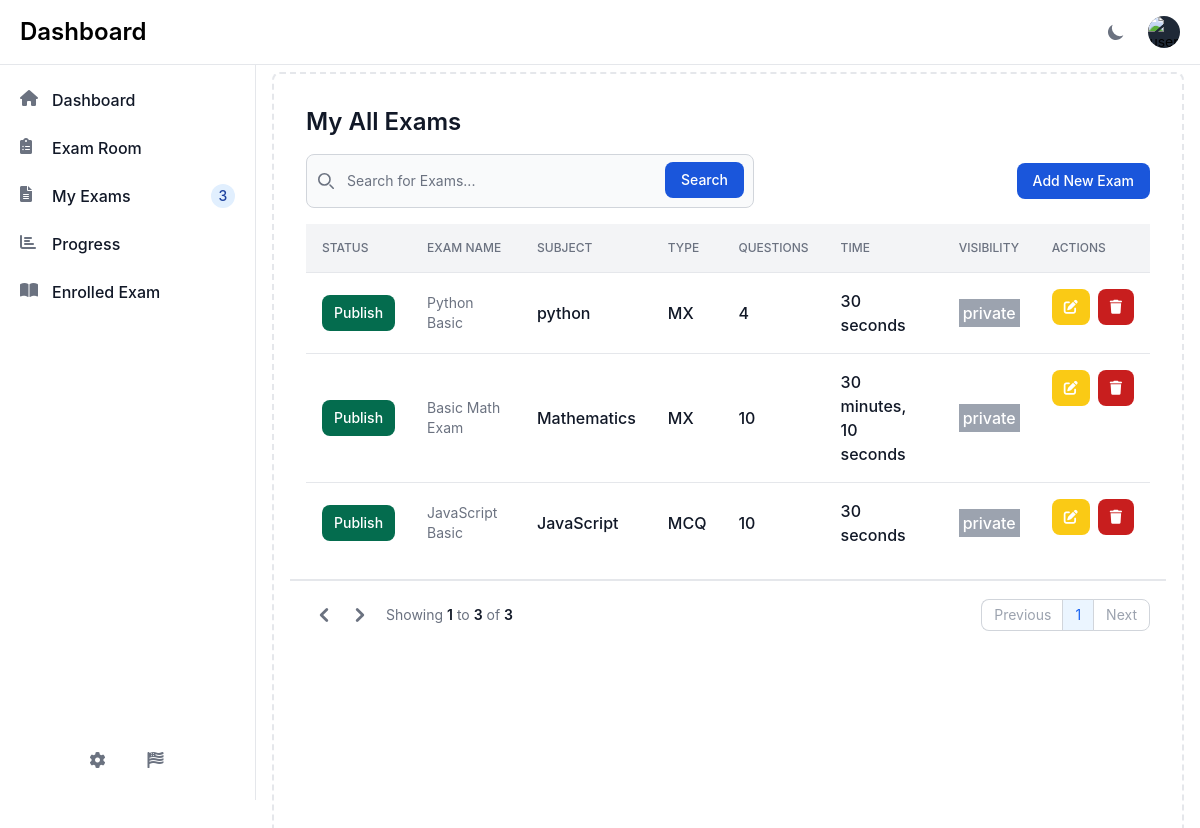
The page /my-all-exams/ (signed in) on the database as committed earlier.
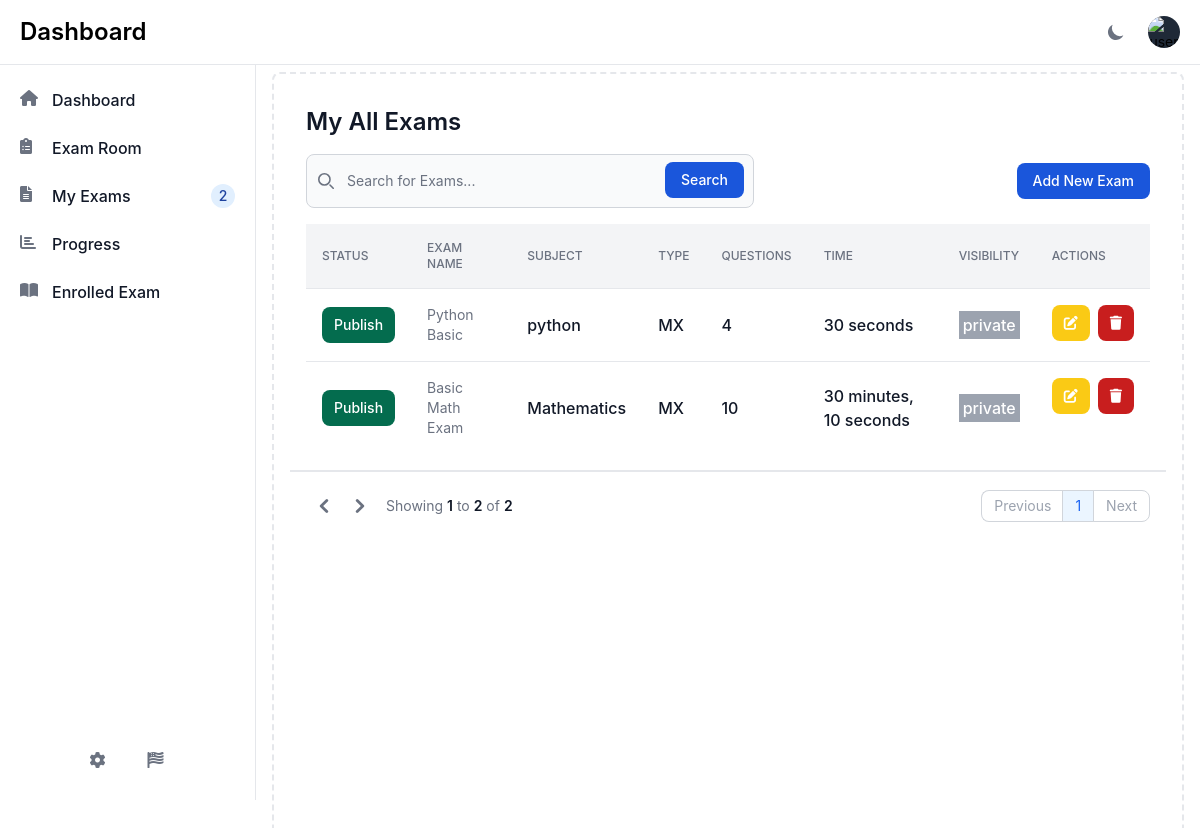
The same page on the database as committed later.
### myapp/models.py (models this page shows, shortened)
class Exam(models.Model):
    EXAM_TYPE_CHOICES = [
        ('MCQ', 'Multiple Choice Questions'),
        ('TF', 'True/False'),
        ('SA', 'Short Answer'),
        ('MX', 'Mix'),
    ]
    TIME_SETTING_CHOICES = [
        ('exam', 'Full Exam Time'),
        ('question', 'Single Question Time'),
    ]
    VISIBILITY_CHOICES = [
        ('public', 'Public'),
        ('private', 'Private'),
    ]
    user = models.ForeignKey(CustomUser, on_delete=models.CASCADE)
    exam_name = models.CharField(max_length=100)
    exam_subject = models.CharField(max_length=100)
    exam_type = models.CharField(max_length=80, choices=EXAM_TYPE_CHOICES)
    number_of_questions = models.IntegerField(default=0)
    time_setting = models.CharField(max_length=50, choices=TIME_SETTING_CHOICES)
    exam_time = models.TimeField(default=datetime.time(0, 0))
    visibility = models.CharField(max_length=50,choices=VISIBILITY_CHOICES,default="private")
    question_created = models.BooleanField(default=False)
    difficulty = models.CharField(max_length=100,choices=[('Easy', 'Easy'), ('Medium', 'Medium'), ('Hard', 'Hard')],default="Easy")
    created_at = models.DateTimeField(auto_now_add=True)
    updated_at = models.DateTimeField(auto_now=True)

### myapp/views.py (the view)
# urls.py: path('my-all-exams/', my_all_exams, name='my-all-exams'),
def my_all_exams(request):
    try:
        user = CustomUser.objects.get(id=request.session['user_id'])
        exam = Exam.objects.filter(user=user)
        search_query = request.GET.get('search')
        if search_query:
            exam = exam.filter(exam_name__icontains=search_query)  # Filter based on search query
        paginator = Paginator(exam, 10)
        page_number = request.GET.get('page')
        page_obj = paginator.get_page(page_number)
        context = {
            'exam': page_obj,
            'page_obj': page_obj,
            'search_query': search_query,
        }
        return render(request, 'my_all_exams.html', context)
    except Exam.DoesNotExist:
        context = {
            'exam': None
        }
        return render(request, 'my_all_exams.html', context)

### myapp/context_processors.py (called while the page is built)
def custom_context(request):
    context = {}
    user_id = request.session.get('user_id')
    if user_id:
        try:
            user = CustomUser.objects.get(id=user_id)
            context['user'] = user
            context['exams_count'] = Exam.objects.filter(user=user).count()
        except CustomUser.DoesNotExist:
            pass
    return context

### myapp/templatetags/custom_tags.py (called while the page is built)
@register.filter
def format_time(value):
    if isinstance(value, datetime.time):
        hours = value.hour
        minutes = value.minute
        seconds = value.second
        parts = []
        if hours > 0:
            parts.append(f"{hours} hour{'s' if hours > 1 else ''}")
        if minutes > 0:
            parts.append(f"{minutes} minute{'s' if minutes > 1 else ''}")
        if seconds > 0:
            parts.append(f"{seconds} second{'s' if seconds > 1 else ''}")
        return ', '.join(parts) if parts else "0 seconds"
    return value  # Fallback if value is not a time object

### myapp/templates/my_all_exams.html (shortened to what the changed rows need)
{% extends "header.html" %}
{% block main %}
{% load custom_tags %}
<div class="p-4 bg-white border-b border-gray-200 dark:bg-gray-800 dark:border-gray-700">
    <h1 class="text-xl font-semibold text-gray-900 sm:text-2xl dark:text-white mb-4">My All Exams</h1>
    <div class="hidden sm:block">
        <div class="overflow-x-auto w-full">
            <table class="min-w-full w-full table-auto divide-y divide-gray-200 dark:divide-gray-600">
                <thead class="bg-gray-100 dark:bg-gray-700">
                    <tr>
                        <th scope="col" class="p-4 text-xs font-medium text-left text-gray-500 uppercase dark:text-gray-400">Status</th>
                        <th scope="col" class="p-4 text-xs font-medium text-left text-gray-500 uppercase dark:text-gray-400">Exam Name</th>
                        <th scope="col" class="p-4 text-xs font-medium text-left text-gray-500 uppercase dark:text-gray-400">Subject</th>
                        <th scope="col" class="p-4 text-xs font-medium text-left text-gray-500 uppercase dark:text-gray-400">Type</th>
                        <th scope="col" class="p-4 text-xs font-medium text-left text-gray-500 uppercase dark:text-gray-400">Questions</th>
                        <th scope="col" class="p-4 text-xs font-medium text-left text-gray-500 uppercase dark:text-gray-400">Time</th>
                        <th scope="col" class="p-4 text-xs font-medium text-left text-gray-500 uppercase dark:text-gray-400">Visibility</th>
                        <th scope="col" class="p-4 text-xs font-medium text-left text-gray-500 uppercase dark:text-gray-400">Actions</th>
                    </tr>
                </thead>
                <tbody class="bg-white divide-y divide-gray-200 dark:bg-gray-800 dark:divide-gray-700">
                    {% if page_obj %}
                        {% for e in page_obj %}
                        <tr class="hover:bg-gray-100 dark:hover:bg-gray-700 cursor-pointer" onclick="location.href='{% url 'create-questions' e.id %}'">
                            <td class="p-4 text-base font-medium text-gray-900 dark:text-white">
                                {% if e.visibility == 'private' %}
                                <a href="{% url 'publish-exam' e.id %}" class="inline-flex items-center px-3 py-2 text-sm font-medium text-center text-white bg-green-700 hover:bg-green-800 rounded-lg">Publish</a>
                                {% else %}
                                <a href="{% url 'private-exam' e.id %}" class="inline-flex items-center px-3 py-2 text-sm font-medium text-center text-white bg-gray-700 hover:bg-green-800 rounded-lg">Private</a>
                                {% endif %}
                            </td>
                            <td class="p-4 text-sm font-normal text-gray-500 dark:text-gray-400">{{ e.exam_name }}</td>
                            <td class="p-4 text-base font-medium text-gray-900 dark:text-white">{{ e.exam_subject }}</td>
                            <td class="p-4 text-base font-medium text-gray-900 dark:text-white">{{ e.exam_type }}</td>
                            <td class="p-4 text-base font-medium text-gray-900 dark:text-white">{{ e.number_of_questions }}</td>
                            <td class="p-4 text-base font-medium text-gray-900 dark:text-white">{{ e.exam_time|format_time }}</td>
                            <td class="p-4 text-base font-medium text-gray-900 dark:text-white">
                                <span class="{% if e.visibility == 'private' %}bg-gray-400{% else %}bg-green-400{% endif %} text-white p-1">{{ e.visibility }}</span>
                            </td>
                            <td class="p-4 space-x-2 flex items-center">
                                <a href="#" class="px-3 py-2 text-sm font-medium text-center text-white bg-yellow-300 hover:bg-yellow-400 rounded-lg">
                                    <i class="fas fa-edit"></i>
                                </a>
                                <a href="{% url 'delete-exam' e.id %}" class="px-3 py-2 text-sm font-medium text-center text-white bg-red-700 hover:bg-red-800 rounded-lg">
                                    <i class="fas fa-trash"></i>
                                </a>
                            </td>
                        </tr>
                        {% empty %}
                        <tr>
                            <td colspan="8" class="p-4 text-center text-gray-500 dark:text-gray-400">
                                No exams found.
                            </td>
                        </tr>
                        {% endfor %}
                    {% else %}
                    <tr>
                        <td colspan="8" class="p-4 text-center text-gray-500 dark:text-gray-400">
                            No exams available.
                        </td>
                    </tr>
                    {% endif %}
                </tbody>
            </table>
        </div>
    </div>
</div>
<div class="sticky bottom-0 right-0 items-center w-full p-4 bg-white border-t border-gray-200 sm:flex sm:justify-between dark:bg-gray-800 dark:border-gray-700">
    <div class="flex items-center mb-4 sm:mb-0">
        <span class="text-sm font-normal text-gray-500 dark:text-gray-400">Showing <span class="font-semibold text-gray-900 dark:text-white">{{ page_obj.start_index }}</span> to <span class="font-semibold text-gray-900 dark:text-white">{{ page_obj.end_index }}</span> of <span class="font-semibold text-gray-900 dark:text-white">{{ page_obj.paginator.count }}</span></span>
    </div>
    <div class="flex items-center space-x-3">
        <nav aria-label="Page navigation example">
            <ul class="inline-flex -space-x-px text-sm">
                {% for num in page_obj.paginator.page_range %}
                    {% if page_obj.number == num %}
                    <li>
                        <a href="#" aria-current="page" class="flex items-center justify-center px-3 h-8 text-blue-600 border border-gray-300 bg-blue-50 hover:bg-blue-100 hover:text-blue-700 dark:border-gray-700 dark:bg-gray-700 dark:text-white">{{ num }}</a>
                    </li>
                    {% else %}
                    <li>
                        <a href="?page={{ num }}" class="flex items-center justify-center px-3 h-8 leading-tight text-gray-500 bg-white border border-gray-300 hover:bg-gray-100 hover:text-gray-700 dark:bg-gray-800 dark:border-gray-700 dark:text-gray-400 dark:hover:bg-gray-700 dark:hover:text-white">{{ num }}</a>
                    </li>
                    {% endif %}
                {% endfor %}
            </ul>
        </nav>
    </div>
</div>
{% endblock %}

Rows that differ between the two databases and show on the page:
removed Exam: shows "Publish", exam_name "JavaScript Basic", exam_subject "JavaScript", exam_type "MCQ", number_of_questions "10", exam_time "30 seconds", visibility "private"
Other text that changed with them:
{{ exams_count }}: "3" → "2"
{{ page_obj.end_index }}: "3" → "2"
{{ page_obj.paginator.count }}: "3" → "2"
